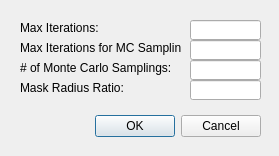
<?xml version="1.0" encoding="UTF-8"?>
<ui version="4.0">
 <class>OptionsWindow</class>
 <widget class="QDialog" name="OptionsWindow">
  <property name="geometry">
   <rect>
    <x>0</x>
    <y>0</y>
    <width>279</width>
    <height>156</height>
   </rect>
  </property>
  <property name="windowTitle">
   <string>Options</string>
  </property>
  <widget class="QWidget" name="layoutWidget">
   <property name="geometry">
    <rect>
     <x>20</x>
     <y>110</y>
     <width>241</width>
     <height>33</height>
    </rect>
   </property>
   <layout class="QHBoxLayout">
    <property name="spacing">
     <number>6</number>
    </property>
    <property name="leftMargin">
     <number>0</number>
    </property>
    <property name="topMargin">
     <number>0</number>
    </property>
    <property name="rightMargin">
     <number>0</number>
    </property>
    <property name="bottomMargin">
     <number>0</number>
    </property>
    <item>
     <spacer>
      <property name="orientation">
       <enum>Qt::Horizontal</enum>
      </property>
      <property name="sizeHint" stdset="0">
       <size>
        <width>131</width>
        <height>31</height>
       </size>
      </property>
     </spacer>
    </item>
    <item>
     <widget class="QPushButton" name="okButton">
      <property name="text">
       <string>OK</string>
      </property>
     </widget>
    </item>
    <item>
     <widget class="QPushButton" name="cancelButton">
      <property name="text">
       <string>Cancel</string>
      </property>
     </widget>
    </item>
   </layout>
  </widget>
  <widget class="QLineEdit" name="lineEditMaxIterations">
   <property name="geometry">
    <rect>
     <x>190</x>
     <y>20</y>
     <width>71</width>
     <height>20</height>
    </rect>
   </property>
  </widget>
  <widget class="QLabel" name="label">
   <property name="geometry">
    <rect>
     <x>20</x>
     <y>20</y>
     <width>91</width>
     <height>16</height>
    </rect>
   </property>
   <property name="text">
    <string>Max Iterations:</string>
   </property>
  </widget>
  <widget class="QLabel" name="label_2">
   <property name="geometry">
    <rect>
     <x>20</x>
     <y>40</y>
     <width>161</width>
     <height>16</height>
    </rect>
   </property>
   <property name="text">
    <string>Max Iterations for MC Sampling:</string>
   </property>
  </widget>
  <widget class="QLineEdit" name="lineEditMaxIterationsForMCSampling">
   <property name="geometry">
    <rect>
     <x>190</x>
     <y>40</y>
     <width>71</width>
     <height>20</height>
    </rect>
   </property>
  </widget>
  <widget class="QLabel" name="label_3">
   <property name="geometry">
    <rect>
     <x>20</x>
     <y>60</y>
     <width>161</width>
     <height>16</height>
    </rect>
   </property>
   <property name="text">
    <string># of Monte Carlo Samplings:</string>
   </property>
  </widget>
  <widget class="QLineEdit" name="lineEditNumMonteCarloSamplings">
   <property name="geometry">
    <rect>
     <x>190</x>
     <y>60</y>
     <width>71</width>
     <height>20</height>
    </rect>
   </property>
  </widget>
  <widget class="QLabel" name="label_5">
   <property name="geometry">
    <rect>
     <x>20</x>
     <y>80</y>
     <width>161</width>
     <height>16</height>
    </rect>
   </property>
   <property name="text">
    <string>Mask Radius Ratio:</string>
   </property>
  </widget>
  <widget class="QLineEdit" name="lineEditMaskRadiusRatio">
   <property name="geometry">
    <rect>
     <x>190</x>
     <y>80</y>
     <width>71</width>
     <height>20</height>
    </rect>
   </property>
  </widget>
 </widget>
 <resources/>
 <connections>
  <connection>
   <sender>okButton</sender>
   <signal>clicked()</signal>
   <receiver>Dialog</receiver>
   <slot>accept()</slot>
   <hints>
    <hint type="sourcelabel">
     <x>278</x>
     <y>253</y>
    </hint>
    <hint type="destinationlabel">
     <x>96</x>
     <y>254</y>
    </hint>
   </hints>
  </connection>
  <connection>
   <sender>cancelButton</sender>
   <signal>clicked()</signal>
   <receiver>Dialog</receiver>
   <slot>reject()</slot>
   <hints>
    <hint type="sourcelabel">
     <x>369</x>
     <y>253</y>
    </hint>
    <hint type="destinationlabel">
     <x>179</x>
     <y>282</y>
    </hint>
   </hints>
  </connection>
 </connections>
</ui>
